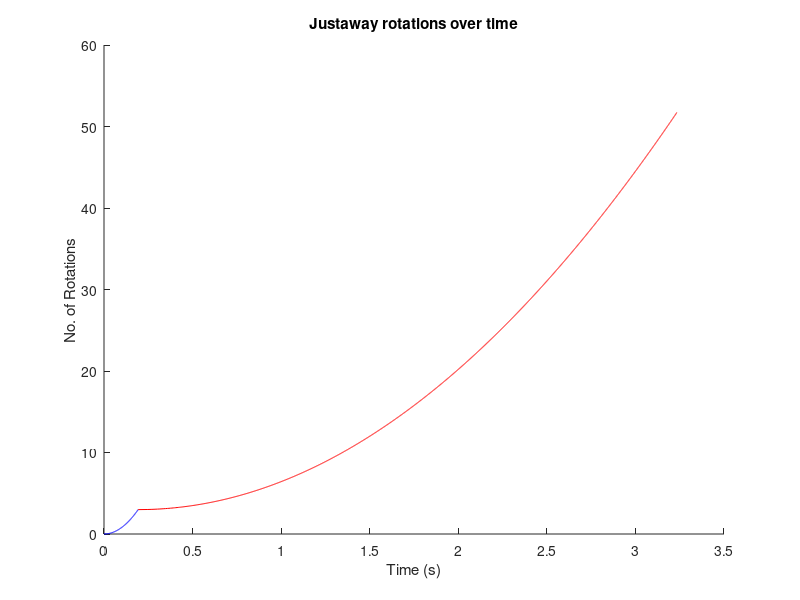

Recreate this plot in MATLAB.
% Campbell Gregor
% Last modified: 2/9/22
% 33110018

clc; clear all; close all;

% Cyliner torso 
h = 0.08;
r1 = 0.02;

% Arm cylinders
r2 = 0.001;
l = 0.04;
% Position from ground on torso 
s = 0.07;

massTotal = 1;
u = 0.1;

% String Height 
w = 0.05;

% Froce
P = 10;
g = 9.81;
weightForce = g * massTotal;

% Find Volume
volumeBody = pi * r1^2 * h;
volumeHead = 0.5 * (4/3) * pi * r1^3;
volume1Arm = pi * r2^2 * l;

volume = volume1Arm * 2 + volumeHead + volumeBody;

density = massTotal/volume;

% Find Mass
mHead = density * (volumeHead);
mBody = density * (volumeBody);
m1Arm =  density * (volume1Arm);

% Find I
IHead = (2/5) * mHead * r1^2;
IBody = (1/2) * mBody * r1^2;
I1Arm = ((1/12) * m1Arm * l^2) + (m1Arm * (l/2 + r1)^2);
totalI = IHead + IBody + 2 * I1Arm;

% Use Values above to find alpha
tFriction = (2/3) * r1 * u * weightForce;
tApplied = P * r1; 



% Find rot acc for both acceleration and dcelleration, assumed constant
alphaStart = tApplied/totalI;
alphaEnd = -tFriction/totalI;

% Acceleration calculations
rotDisp = 0:0.1:(3 * 2 * pi);

% s = u*t + 0.5 * a * t^2, u=0
t1 = sqrt(2 .* rotDisp ./ alphaStart);

% v^2 = u^2 + 2 * a * s, u=0 
w0d = sqrt(2 * alphaStart * rotDisp(end));

% v1 = u2
% Deceleration Calculations

% v^2 = u^2 + 2 * a * s, v = 0
finalDisp = (-(w0d^2)/(2 * alphaEnd)) + rotDisp(end);

rotDisp2 = rotDisp(end):0.1:finalDisp + rotDisp(end);

 
% s = 0.5 * (v+u) * t
%t2 = rotDisp2 .* 2 ./(w0d);

% s = u * t + 0.5 * a * t^2
%t2 = (-w0d +/- sqrt(w0d^2 - (4* 0.5 * alphaEnd .* rotDisp2))./(alphaEnd)) + t1(end);

% s = v * t - 0.5 * a * t^2
t2 = sqrt(-2 .* (rotDisp2-rotDisp(end))./alphaEnd) + t1(end);

% I realise this produces the wrong shape of graph, but i can't seem to
% calculate the right time value


%% Graphing
hold on;
plot(t1, rotDisp./(2 * pi), "b");

plot(t2, rotDisp2./(2 * pi), "r")
xlabel("Time (s)")
ylabel("No. of Rotations")
title("Justaway rotations over time")
hold off;













%{

tDiskApplied = r1 * P;
tTotal = tDiskApplied - tDiskFriction;
IDisk = massTotal * r1^2 /2;
accRadial = tTotal/IDisk;
%}




